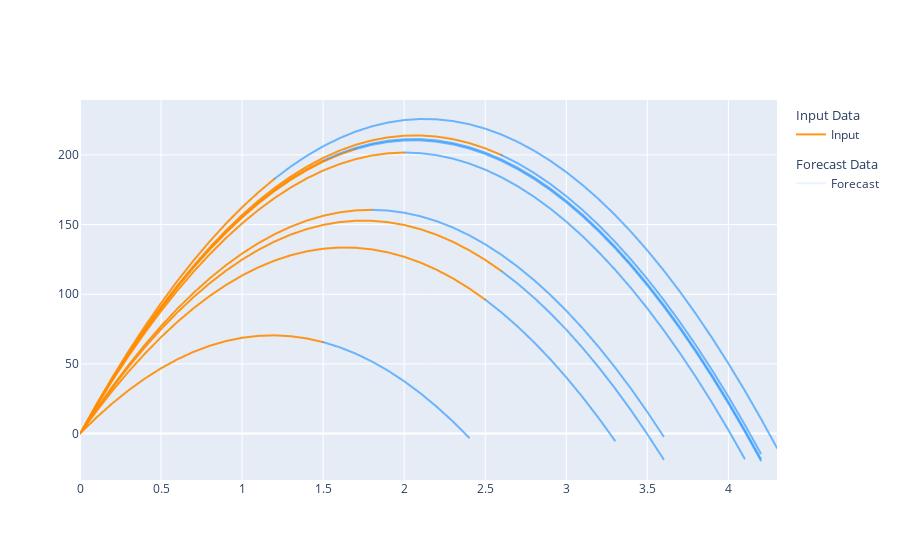

Notebook code cell kept with this figure:
### Code cell
fig = go.Figure()
first_trained = True
first_synthed = True

for id in unfinished_ids:
    fig.add_trace(go.Scattergl(
        x=df[df.id == id].time,
        y=df[df.id == id].y,
        name="Input",
        mode="lines",
        line_color="darkorange",
        opacity=0.9,
        legendgroup="i",
        legendgrouptitle=dict(text="Input Data"),
        showlegend=first_trained
    ))
    first_trained = False

    for id in synth_df_with_lasts.id.unique():
        fig.add_trace(go.Scattergl(
            x=synth_df_with_lasts[synth_df_with_lasts.id == id].time,
            y=synth_df_with_lasts[synth_df_with_lasts.id == id].y,
            name="Forecast",
            mode="lines",
            line_color="dodgerblue",
            opacity=0.1,
            legendgroup="c",
            legendgrouptitle=dict(text="Forecast Data"),
            showlegend=first_synthed
        ))
        first_synthed = False
fig.show()
